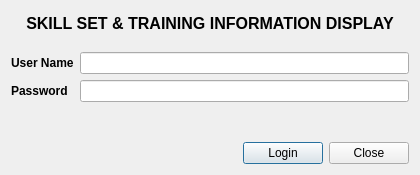
<?xml version="1.0" encoding="UTF-8"?>
<ui version="4.0">
 <class>LoginScreen</class>
 <widget class="QDialog" name="LoginScreen">
  <property name="geometry">
   <rect>
    <x>0</x>
    <y>0</y>
    <width>420</width>
    <height>175</height>
   </rect>
  </property>
  <property name="minimumSize">
   <size>
    <width>420</width>
    <height>175</height>
   </size>
  </property>
  <property name="maximumSize">
   <size>
    <width>420</width>
    <height>175</height>
   </size>
  </property>
  <property name="windowTitle">
   <string>Dialog</string>
  </property>
  <layout class="QGridLayout" name="gridLayout_7">
   <item row="0" column="0">
    <widget class="QLabel" name="lbl_heading">
     <property name="font">
      <font>
       <pointsize>12</pointsize>
       <weight>75</weight>
       <bold>true</bold>
      </font>
     </property>
     <property name="text">
      <string>&lt;html&gt;&lt;head/&gt;&lt;body&gt;&lt;p align=&quot;center&quot;&gt;SKILL SET &amp;amp; TRAINING INFORMATION DISPLAY&lt;/p&gt;&lt;/body&gt;&lt;/html&gt;</string>
     </property>
    </widget>
   </item>
   <item row="1" column="0">
    <spacer name="verticalSpacer">
     <property name="orientation">
      <enum>Qt::Vertical</enum>
     </property>
     <property name="sizeType">
      <enum>QSizePolicy::Fixed</enum>
     </property>
     <property name="sizeHint" stdset="0">
      <size>
       <width>20</width>
       <height>10</height>
      </size>
     </property>
    </spacer>
   </item>
   <item row="2" column="0">
    <layout class="QGridLayout" name="gridLayout_5">
     <item row="0" column="0">
      <widget class="QLabel" name="lbl_username">
       <property name="font">
        <font>
         <weight>75</weight>
         <bold>true</bold>
        </font>
       </property>
       <property name="text">
        <string>User Name</string>
       </property>
      </widget>
     </item>
     <item row="0" column="1">
      <widget class="QLineEdit" name="lineedit_username"/>
     </item>
     <item row="1" column="0">
      <widget class="QLabel" name="lbl_password">
       <property name="font">
        <font>
         <weight>75</weight>
         <bold>true</bold>
        </font>
       </property>
       <property name="text">
        <string>Password</string>
       </property>
      </widget>
     </item>
     <item row="1" column="1">
      <widget class="QLineEdit" name="lineedit_password"/>
     </item>
     <item row="2" column="0" colspan="2">
      <widget class="QLabel" name="lbl_unlockmsg">
       <property name="text">
        <string>&lt;html&gt;&lt;head/&gt;&lt;body&gt;&lt;p align=&quot;center&quot;&gt;&lt;br/&gt;&lt;/p&gt;&lt;/body&gt;&lt;/html&gt;</string>
       </property>
      </widget>
     </item>
    </layout>
   </item>
   <item row="3" column="0">
    <layout class="QGridLayout" name="gridLayout_6">
     <item row="0" column="0">
      <spacer name="horizontalSpacer_3">
       <property name="orientation">
        <enum>Qt::Horizontal</enum>
       </property>
       <property name="sizeHint" stdset="0">
        <size>
         <width>138</width>
         <height>20</height>
        </size>
       </property>
      </spacer>
     </item>
     <item row="0" column="1">
      <widget class="QPushButton" name="pbtn_login">
       <property name="text">
        <string>Login</string>
       </property>
      </widget>
     </item>
     <item row="0" column="2">
      <widget class="QPushButton" name="pbtn_close">
       <property name="text">
        <string>Close</string>
       </property>
      </widget>
     </item>
    </layout>
   </item>
  </layout>
 </widget>
 <resources/>
 <connections/>
</ui>
